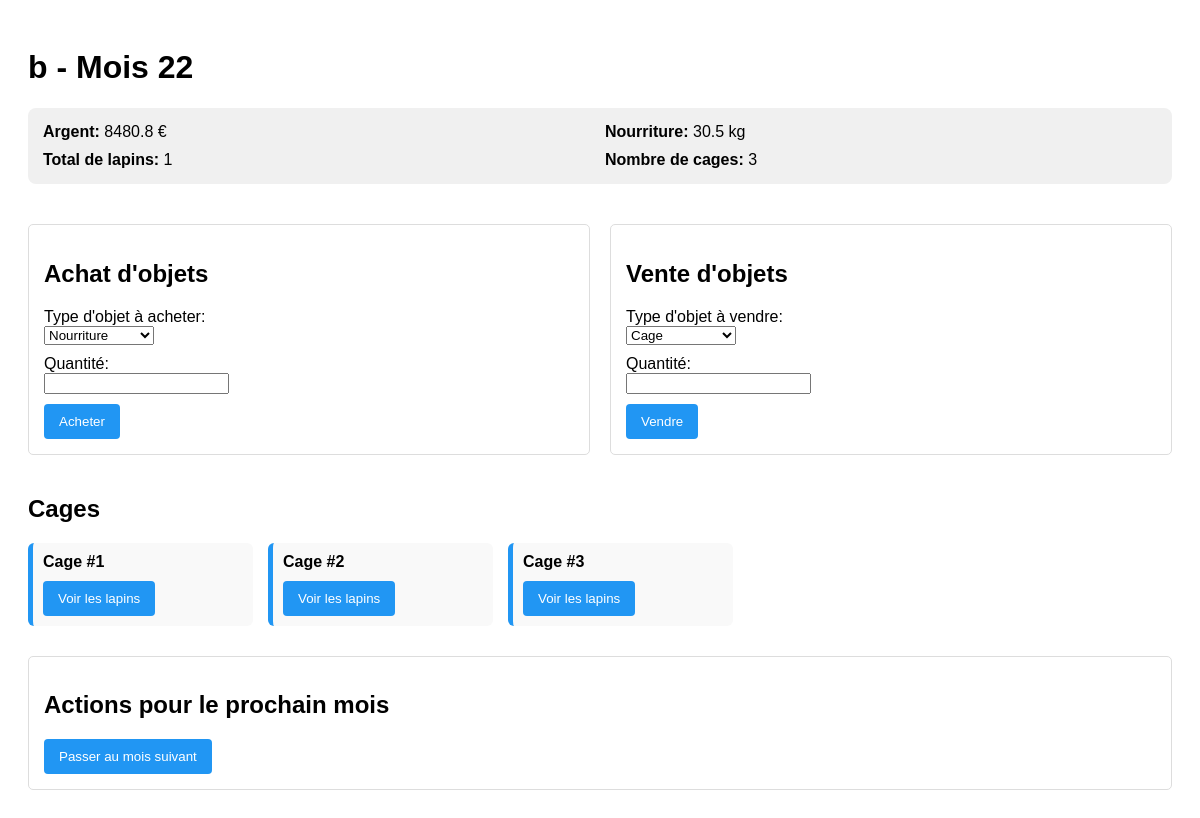
The page /jeu/rearing/b/ on the database its author committed.
### jeu/models.py (models this page shows)
class Rearing(models.Model):
    rearing_name = models.CharField(max_length=20, unique=True)  # Ajoutez unique=True
    money = models.FloatField()
    global_food = models.FloatField()
    game = models.ForeignKey(Game, on_delete=models.CASCADE)  #sers à renvoyer à un utilisateur
    current_money = models.FloatField(default=0)
    current_food = models.FloatField(default=0)
    def total_rabbits(self):
        return Rabbit.objects.filter(cage__rearing=self).count()
    def total_cages(self):
        return Cage.objects.filter(rearing=self).count()

class Game(models.Model):
    current_turn = models.IntegerField(default=1)

class Cage(models.Model):
    cost = models.FloatField(default=100.0)  # cout par défaut de la cage
    rearing = models.ForeignKey(Rearing, on_delete=models.CASCADE, related_name='cages')

### jeu/views.py (the view, shortened to what this page needs)
# urls.py: path('rearing/<str:rearing_name>/', views.rearing_dashboard, name='rearing_dashboard'),
def rearing_dashboard(request, rearing_name):
    rearing = get_object_or_404(Rearing, rearing_name=rearing_name)
    buy_form = BuyItemForm()
    sell_form = SellItemForm()
    if request.method == 'GET':
        return render(request, 'jeu/dashboard.html', {
            'rearing': rearing,
            'buy_form': buy_form,
            'sell_form': sell_form,
        })

### jeu/forms.py
class BuyItemForm(forms.Form):
    ITEM_CHOICES_BUY = [
        ('food', 'Nourriture'),
        ('cage', 'Cage'),
        ('baby', 'Bébé lapin'),
        ('young', 'Jeune lapin'),
        ('male', 'Mâle adulte'),
        ('female', 'Femelle adulte'),
    ]
    item_type = forms.ChoiceField(choices=ITEM_CHOICES_BUY, label="Type d'objet à acheter")
    quantity = forms.IntegerField(min_value=1, label="Quantité")

class SellItemForm(forms.Form):
    ITEM_CHOICES_SELL = [
        ('cage', 'Cage'),
        ('male', 'Mâle adulte'),
        ('female', 'Femelle adulte'),
    ]
    item_type = forms.ChoiceField(choices=ITEM_CHOICES_SELL, label="Type d'objet à vendre")
    quantity = forms.IntegerField(min_value=1, label="Quantité")

### jeu/templates/jeu/dashboard.html (shortened to what this page needs)
<!DOCTYPE html>
<html lang="fr">
<head>
</head>
<body>
    <h1>{{ rearing.rearing_name }} - Mois {{ rearing.game.current_turn }}</h1>
    <div class="resources">
        <div><strong>Argent:</strong> {{ rearing.current_money }} €</div>
        <div><strong>Nourriture:</strong> {{ rearing.current_food }} kg</div>
        <div><strong>Total de lapins:</strong> {{ rearing.total_rabbits }}</div>
        <div><strong>Nombre de cages:</strong> {{ rearing.total_cages }}</div>
    </div>
    <div style="display: flex; gap: 20px;">
        <form method="post" class="action-form" style="flex: 1;">
            <h2>Achat d'objets</h2>
            <div class="form-group">
                {{ buy_form.item_type.label_tag }}<br>
                {{ buy_form.item_type }}
            </div>
            <div class="form-group">
                {{ buy_form.quantity.label_tag }}<br>
                {{ buy_form.quantity }}
            </div>
            <button type="submit" class="btn">Acheter</button>
        </form>
        <form method="post" class="action-form" style="flex: 1;">
            <h2>Vente d'objets</h2>
            <div class="form-group">
                {{ sell_form.item_type.label_tag }}<br>
                {{ sell_form.item_type }}
            </div>
            <div class="form-group">
                {{ sell_form.quantity.label_tag }}<br>
                {{ sell_form.quantity }}
            </div>
            <button type="submit" class="btn">Vendre</button>
        </form>
    </div>
    <h2>Cages</h2>
    <div class="cages-container">
        {% for cage in rearing.cages.all %}
            <div class="cage-card">
                <strong>Cage #{{ forloop.counter }}</strong><br>
                <button type="button" onclick="toggleLapins({{ forloop.counter }})" class="btn" style="margin-top: 10px;">Voir les lapins</button>
            </div>
        {% empty %}
            <p>Aucune cage disponible.</p>
        {% endfor %}
    </div>
    <form method="post" action="{% url 'jeu:rearing_dashboard' rearing_name=rearing.rearing_name %}" class="action-form">
        <h2>Actions pour le prochain mois</h2>
        <button type="submit" class="btn">Passer au mois suivant</button>
    </form>
</body>
</html>

### jeu/templates/jeu/dashboard.html (style rules this page uses)
body { font-family: Arial, sans-serif; padding: 20px; }
.action-form { border: 1px solid #ddd; padding: 15px; margin: 20px 0; border-radius: 5px; }
.form-group { margin-bottom: 10px; }
.btn { padding: 10px 15px; background-color: #2196F3; color: white; border: none; border-radius: 4px; cursor: pointer; }
.resources { display: grid; grid-template-columns: repeat(2, 1fr); gap: 10px; margin: 20px 0; background-color: #f0f0f0; padding: 15px; border-radius: 8px; }
.cages-container { display: flex; overflow-x: auto; gap: 15px; padding-bottom: 10px; }
.cage-card { flex: 0 0 auto; min-width: 200px; background-color: #f9f9f9; border-left: 5px solid #2196F3; padding: 10px; border-radius: 6px; }

### rows shown on the page
Rearing: rearing_name "b", game.current_turn "22", current_money "8480.8", current_food "30.5", total_rabbits "1", total_cages "3"

### other values the page prints
{{ buy_form.item_type.label_tag }} "Type d'objet à acheter:"
{{ buy_form.quantity.label_tag }} "Quantité:"
{{ sell_form.item_type.label_tag }} "Type d'objet à vendre:"
{{ sell_form.quantity.label_tag }} "Quantité:"
